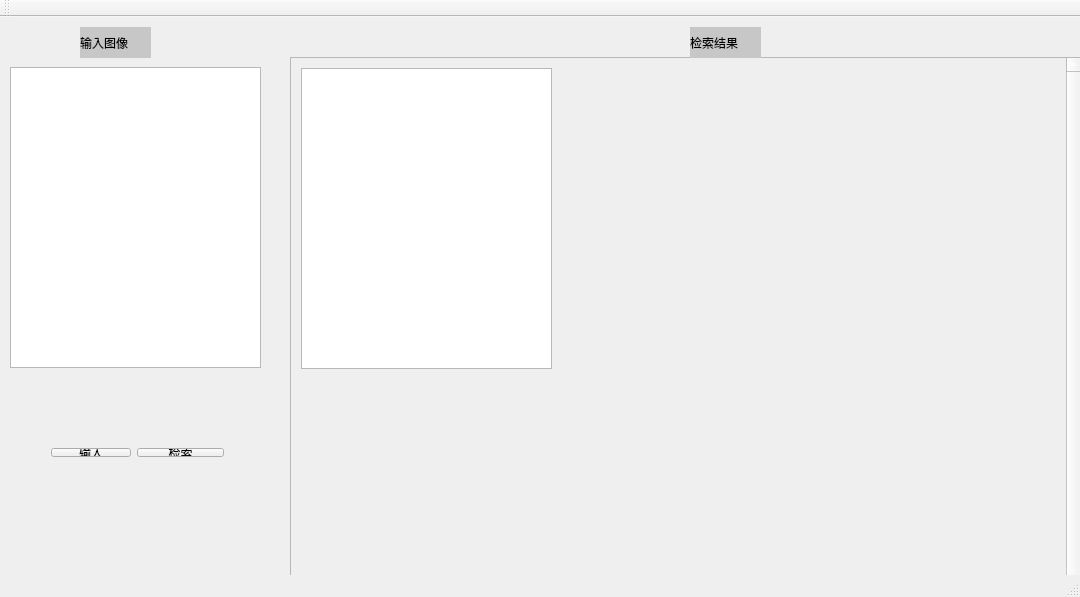
<?xml version="1.0" encoding="UTF-8"?>
<ui version="4.0">
 <class>MainWindow</class>
 <widget class="QMainWindow" name="MainWindow">
  <property name="geometry">
   <rect>
    <x>0</x>
    <y>0</y>
    <width>1080</width>
    <height>597</height>
   </rect>
  </property>
  <property name="windowTitle">
   <string>医学影像检索系统v1.0                Inkc</string>
  </property>
  <property name="styleSheet">
   <string notr="true">color:rgb(255, 255, 255)</string>
  </property>
  <widget class="QWidget" name="centralWidget">
   <widget class="QWidget" name="formLayoutWidget">
    <property name="geometry">
     <rect>
      <x>40</x>
      <y>420</y>
      <width>195</width>
      <height>31</height>
     </rect>
    </property>
    <layout class="QFormLayout" name="formLayout">
     <item row="0" column="0">
      <widget class="QPushButton" name="input">
       <property name="styleSheet">
        <string notr="true">color: rgb(0, 0, 0);</string>
       </property>
       <property name="text">
        <string>输入</string>
       </property>
      </widget>
     </item>
     <item row="0" column="1">
      <widget class="QPushButton" name="pushButton">
       <property name="styleSheet">
        <string notr="true">color: rgb(0, 0, 0);</string>
       </property>
       <property name="text">
        <string>检索</string>
       </property>
      </widget>
     </item>
    </layout>
   </widget>
   <widget class="QLabel" name="label1">
    <property name="geometry">
     <rect>
      <x>80</x>
      <y>10</y>
      <width>71</width>
      <height>31</height>
     </rect>
    </property>
    <property name="styleSheet">
     <string notr="true">background-color: rgb(199, 199, 199);
color: rgb(0, 0, 0);</string>
    </property>
    <property name="text">
     <string>输入图像</string>
    </property>
   </widget>
   <widget class="QScrollArea" name="scrollArea">
    <property name="geometry">
     <rect>
      <x>290</x>
      <y>40</y>
      <width>791</width>
      <height>1000</height>
     </rect>
    </property>
    <property name="verticalScrollBarPolicy">
     <enum>Qt::ScrollBarAlwaysOn</enum>
    </property>
    <property name="widgetResizable">
     <bool>true</bool>
    </property>
    <widget class="QWidget" name="scrollAreaWidgetContents">
     <property name="geometry">
      <rect>
       <x>0</x>
       <y>0</y>
       <width>1000</width>
       <height>977</height>
      </rect>
     </property>
     <property name="minimumSize">
      <size>
       <width>1000</width>
       <height>500</height>
      </size>
     </property>
     <widget class="QListView" name="listView_7">
      <property name="geometry">
       <rect>
        <x>10</x>
        <y>10</y>
        <width>251</width>
        <height>301</height>
       </rect>
      </property>
     </widget>
    </widget>
   </widget>
   <widget class="QListView" name="listView_6">
    <property name="geometry">
     <rect>
      <x>10</x>
      <y>50</y>
      <width>251</width>
      <height>301</height>
     </rect>
    </property>
   </widget>
   <widget class="QLabel" name="label1_4">
    <property name="geometry">
     <rect>
      <x>690</x>
      <y>10</y>
      <width>71</width>
      <height>31</height>
     </rect>
    </property>
    <property name="styleSheet">
     <string notr="true">background-color: rgb(199, 199, 199);
color: rgb(0, 0, 0);</string>
    </property>
    <property name="text">
     <string>检索结果</string>
    </property>
   </widget>
  </widget>
  <widget class="QToolBar" name="mainToolBar">
   <attribute name="toolBarArea">
    <enum>TopToolBarArea</enum>
   </attribute>
   <attribute name="toolBarBreak">
    <bool>false</bool>
   </attribute>
  </widget>
  <widget class="QStatusBar" name="statusBar"/>
  <widget class="QMenuBar" name="menuBar">
   <property name="geometry">
    <rect>
     <x>0</x>
     <y>0</y>
     <width>1080</width>
     <height>26</height>
    </rect>
   </property>
  </widget>
 </widget>
 <layoutdefault spacing="6" margin="11"/>
 <resources/>
 <connections/>
</ui>
